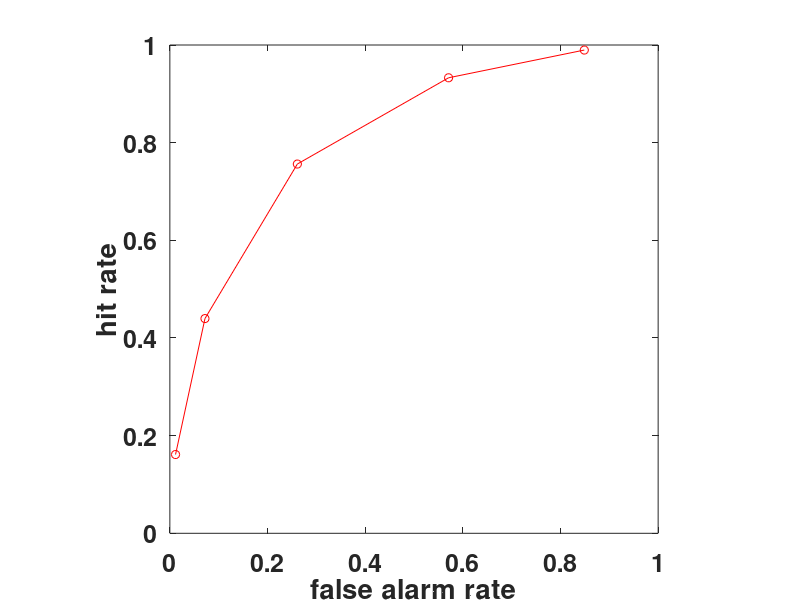
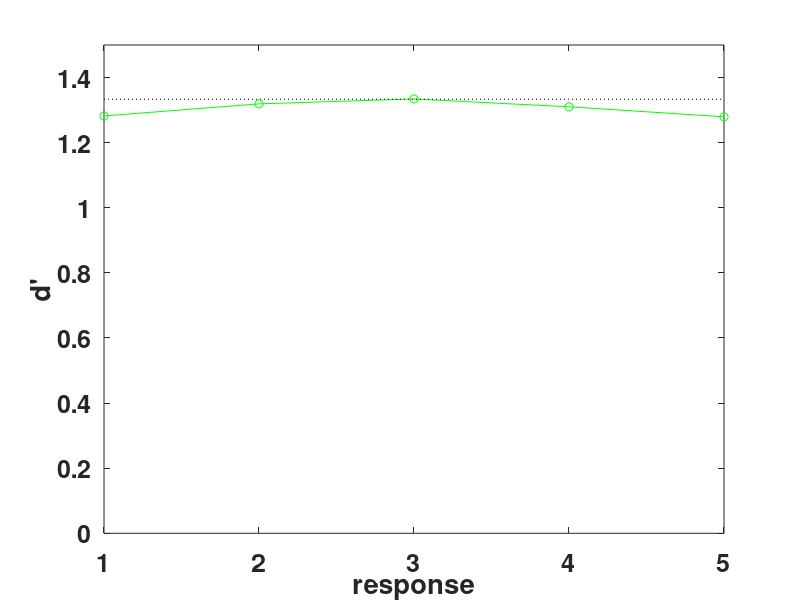

Here is the MATLAB script that generated these plots, in order:
% signalsim3.m  Signal detection theory simulation:  rating task

clear
clc

% set decision variable parameters
mu1 = 0;
mu2 = 4;
sigma = 3;

% find d' from parameters
dprimecalc = ( mu2 - mu1 )/sigma;

% set the criteria
criteria = [ -Inf linspace(mu1-sigma,mu2+sigma,5) Inf ];

% initialize
T = 10000;        % number of trials
data = NaN(T,3);  % trial results

% run trials
for t = 1:T
    
    % *** part one:  get the decision variable
    
    % choose the signal
    signal = 1 + (rand<0.5);
    
    % get the decision variable
    % (use normrnd if you have the statistics toolbox)
    if signal == 1
        dvar = mu1 + sigma*randn;
    else
        dvar = mu2 + sigma*randn;
    end
    
    % *** part two:  make a response
    
    % find the first criterion that is greater than the decision variable
    for i = 2:numel(criteria)
        if criteria(i)>dvar
            response = i-1;
            break
        end
    end
    % or, in one line:  response = find( criteria > dvar, 1 ) - 1;
    
    % record this trial
    data(t,:) = [ signal response dvar ];
    
end

% get the list of responses the observer used
resplist = unique(data(:,2));

% step through responses
for i = 1:numel(resplist)-1
    
    % find the hit and false alarm rates
    hitrate(i) = mean( data( data(:,1)==2, 2 )>resplist(i) );
    farate(i) =  mean( data( data(:,1)==1, 2 )>resplist(i) );
    
    % find d' from this response criterion
    dprime(i) = norminv(hitrate(i)) - norminv(farate(i));
    
end

% plot an roc curve
figure(1); clf;
plot(farate,hitrate,'ro-');
set(gca,'FontSize',18,'FontWeight','bold');
xlabel 'false alarm rate'
ylabel 'hit rate'
axis square

% show d's calculated from data
figure(2); clf;
plot(resplist(1:end-1),dprime,'go-');
hold on
plot(get(gca,'XLim'),[ dprimecalc dprimecalc ],'k:');
hold off
set(gca,'YLim',[ 0 1.5 ]);
set(gca,'FontSize',18,'FontWeight','bold');
xlabel response
ylabel 'd'''
